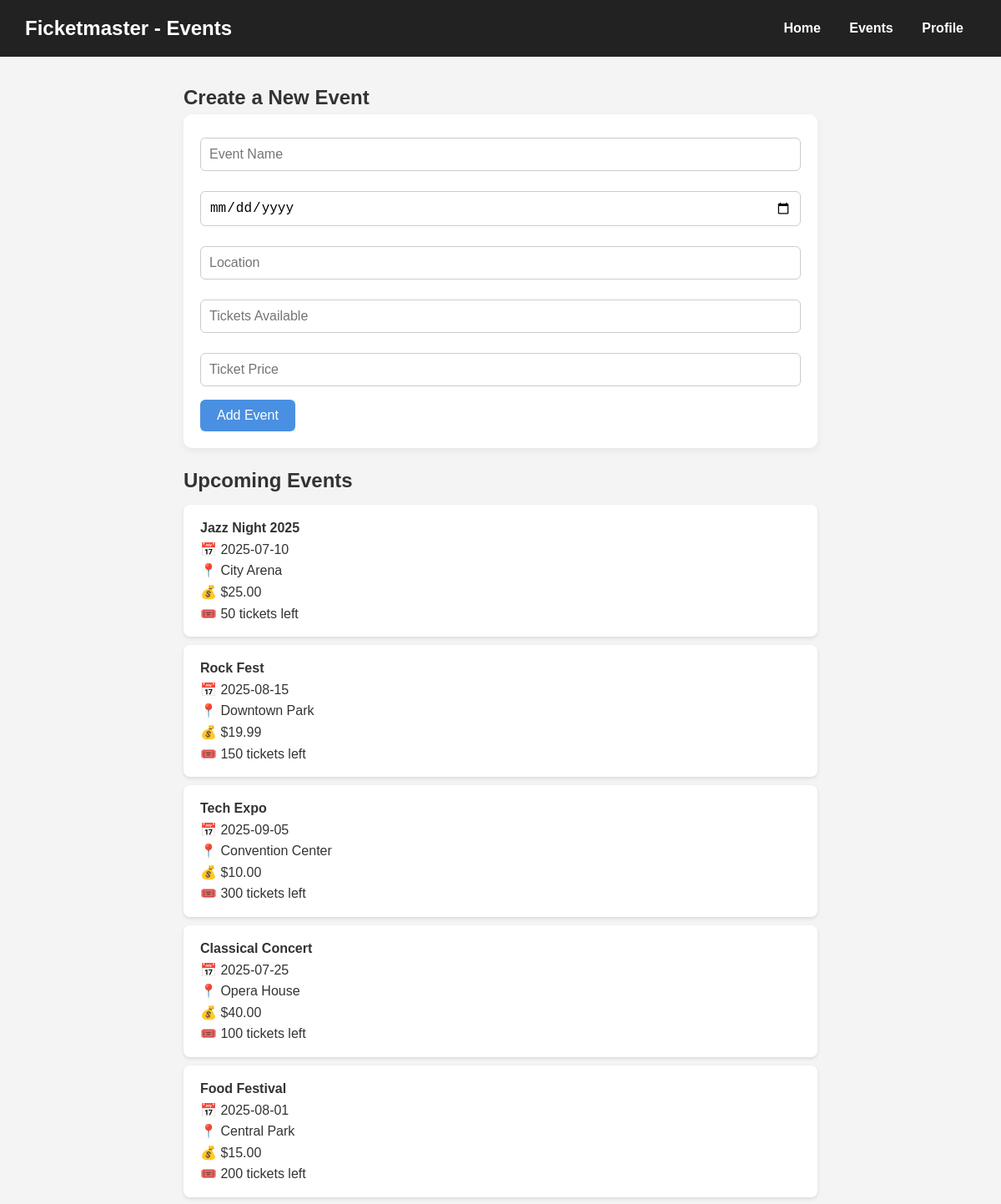
Before: /events (upper part) with the older database file.
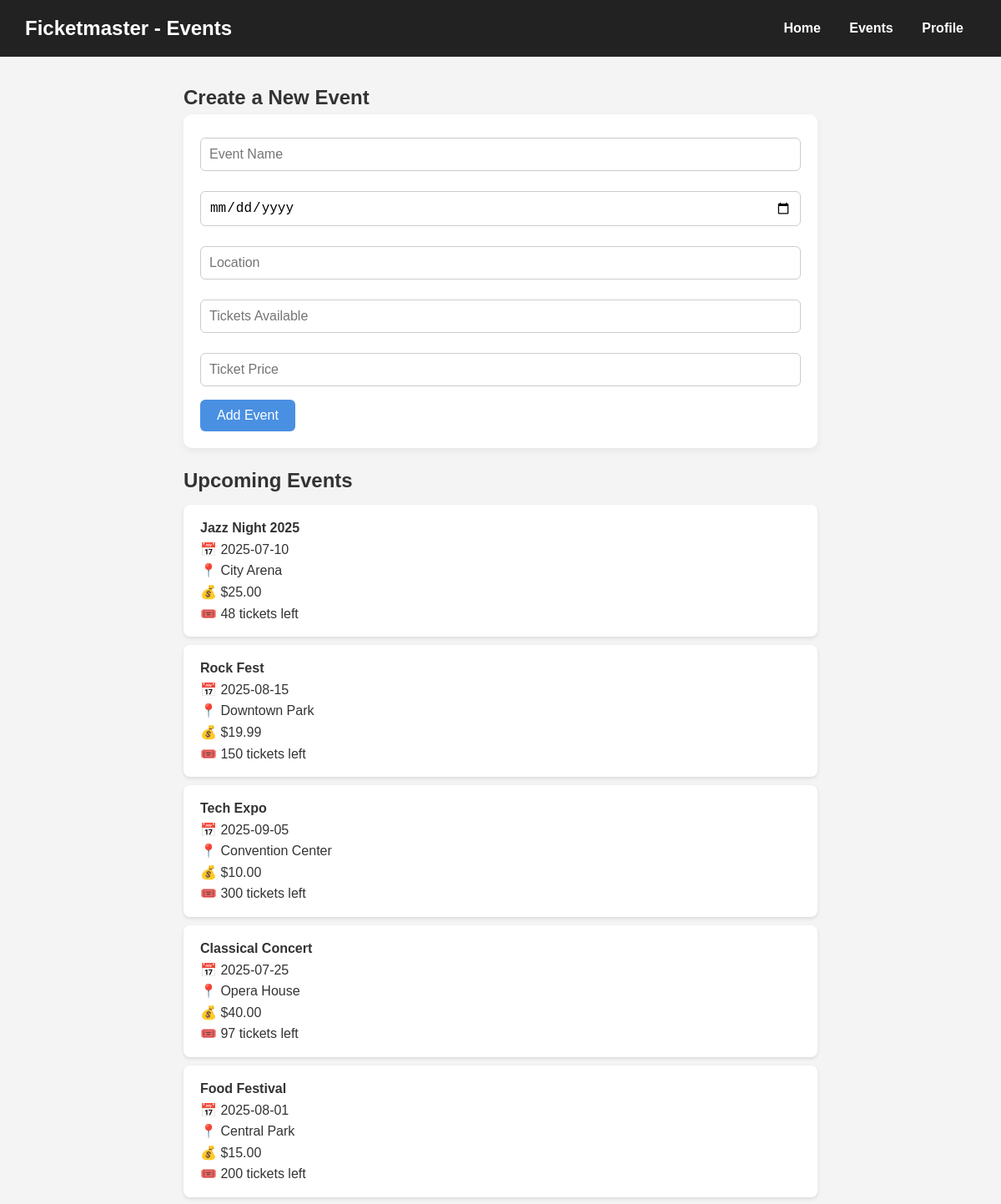
After: the same page with the newer database file.
### app.py (models this page shows, shortened)
class Event(db.Model):
    id = db.Column(db.Integer, primary_key=True)
    name = db.Column(db.String(120))
    date = db.Column(db.String(20))
    location = db.Column(db.String(120))
    tickets_available = db.Column(db.Integer)
    price = db.Column(db.Float, default=0.0)

### app.py (the view, shortened to what this page needs)
@app.route('/events', methods=['GET', 'POST'])
def events_page():
    all_events = Event.query.all()
    return render_template('events.html', events=all_events)

### templates/events.html (shortened to what this page needs)
<!DOCTYPE html>
<html lang="en">
<head>
  <link rel="stylesheet" href="/static/style.css" />
</head>
<body>
  <header>
    <h1>Ficketmaster - Events</h1>
    <nav>
      <a href="/">Home</a>
      <a href="/events">Events</a>
      <a href="/profile">Profile</a>
    </nav>
  </header>
  <main>
    <section class="event-form">
      <h2>Create a New Event</h2>
      <form method="POST">
        <input type="text" name="name" placeholder="Event Name" required>
        <input type="date" name="date" required>
        <input type="text" name="location" placeholder="Location" required>
        <input type="number" name="tickets" placeholder="Tickets Available" required min="1">
        <input type="number" step="0.01" placeholder="Ticket Price" name="price" required>
        <button type="submit">Add Event</button>
      </form>
    </section>
    <section class="event-list">
      <h2>Upcoming Events</h2>
      {% if events %}
      <ul>
        {% for event in events %}
          <li>
            <strong>{{ event.name }}</strong><br>
            📅 {{ event.date }}<br>
            📍 {{ event.location }}<br>
            {% if event.price is not none %}
              💰 ${{ "%.2f" | format(event.price) }}<br>
            {% else %}
                💰 Price not available<br>
            {% endif %}
            🎟️ {{ event.tickets_available }} tickets left
          </li>
        {% endfor %}
      </ul>
      {% else %}
        <p>No events currently available.</p>
      {% endif %}
    </section>
  </main>
</body>
</html>

Changed rows visible on the page:
changed Event "Jazz Night 2025": tickets_available "50" → "48"
changed Event "Classical Concert": tickets_available "100" → "97"
